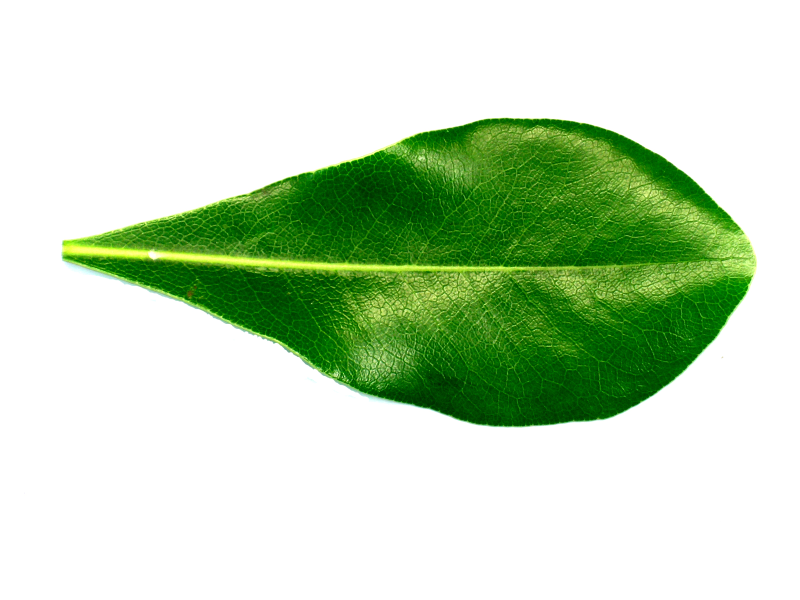
#> input picture cuoiki/12-20240426T135217Z-001/12/2054.jpg, 1600 x 1200 px, found by its file name (shown at 1/2 size); its folder holds only this picture in this run
$ python hog_feature.py
#> lines starting #> are read from the running program, lines starting #| are printed output that depends on the picture
#############################################################################
#                                                                           #
# Author: Team 5                                                            #
#                                                                           #
# Description:                                                              #
#  - File này tính toán đặc trưng HOG trên ảnh xám.                         #
#  - Tính toán và gắn nhãn cho từng vector đặc trưng theo tên thư mục mà    #
#   ảnh đó thuộc về.                                                        #
#  - Đầu ra được lưu tại file hogFeature_Nhom_05.csv                        #
#                                                                           #
#############################################################################

import cv2
import numpy as np
import pandas as pd
from skimage.feature import hog
from os import listdir
from os.path import isfile, join

# HOG parameters
cell_size = (200, 200)
block_size = (2, 2)
nbins = 9

# Function to compute HOG features for an image


def compute_hog(image):
    hog_features, _ = hog(image, orientations=nbins, pixels_per_cell=cell_size,
                          cells_per_block=block_size, block_norm='L2-Hys',
                          visualize=True, transform_sqrt=True)
    return hog_features


# Path to the Leaf folder containing subfolders 12, 14, 15
leaf_folder = "CuoiKy\\Leafs\\gray"
feature_dimension = 7
# Function to process images in a folder


def process_images_in_folder(folder_path, label):
#> called with folder_path = 'CuoiKy\\Leafs\\gray/12', label = '12'
    image_files = [f for f in listdir(
        folder_path) if isfile(join(folder_path, f))]
    data = []
    for image_file in image_files:
        image_path = join(folder_path, image_file)
        image = cv2.imread(image_path, cv2.IMREAD_GRAYSCALE)
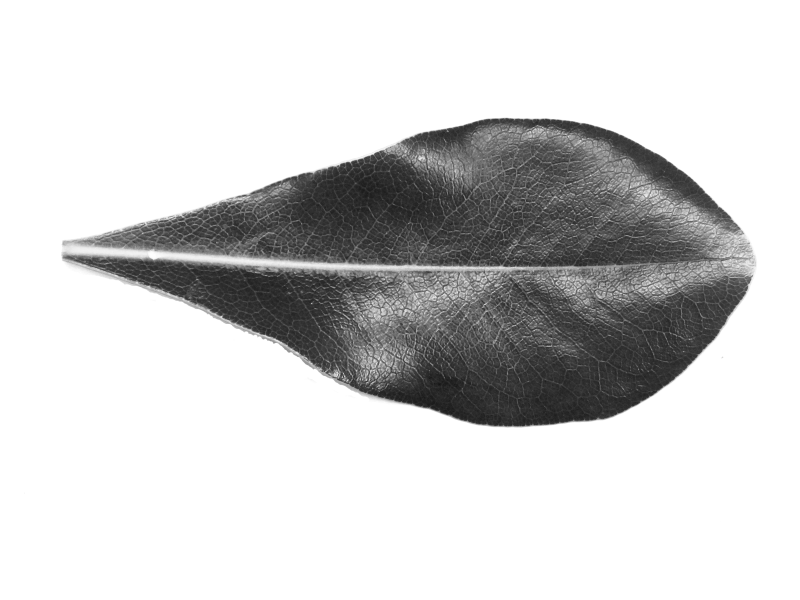
#> image: shape (1200, 1600) (shown at 1/2 size); min 19, max 255, mean 208.9

        height, width = image.shape[:2]
#> height = 1200; width = 1600
        image = cv2.resize(image, (width // 3, height // 3))
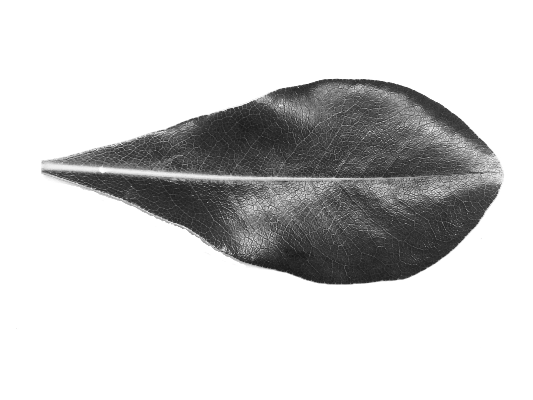
#> image: shape (400, 533); min 21, max 255, mean 208.9

        print("image size:", image.shape)
#| image size: (400, 533)
        hog_features = compute_hog(image)
#> in compute_hog, `hog_features, _ = hog(image, orientations=nbins, pixels_per_cell=cell_..`: hog_features = 36 values, max 0.239 at index 4, min 0.0078 at index 19, mean 0.142
        row = [image_file, label] + hog_features[:feature_dimension].tolist()
#> row = ['2054.jpg', '12', 0.0719, 0.0761, 0.104, 0.151, 0.239, 0.166, 0.117]
        data.append(row)
    return data

# Main function to process all subfolders


def main():
    all_data = []
    for subfolder in ["12", "14", "15"]:
        subfolder_path = join(leaf_folder, subfolder)
        label = subfolder
        data = process_images_in_folder(subfolder_path, label)
#> data = [['2054.jpg', '12', 0.0719, 0.0761, 0.104, 0.151, 0.239, 0.166, 0.117]]
        all_data.extend(data)

    # Create DataFrame
    df = pd.DataFrame(all_data, columns=[
                      "Image_Name", "Label"] + [f"HOG_{i}" for i in range(1, feature_dimension+1)])

    # Save DataFrame to CSV
    df.to_csv("CuoiKy\\feature_hog\\hogFeatures_nhom_05.csv", index=False)


if __name__ == "__main__":
#> (the run stopped early here; a loop or call above may not have finished)
